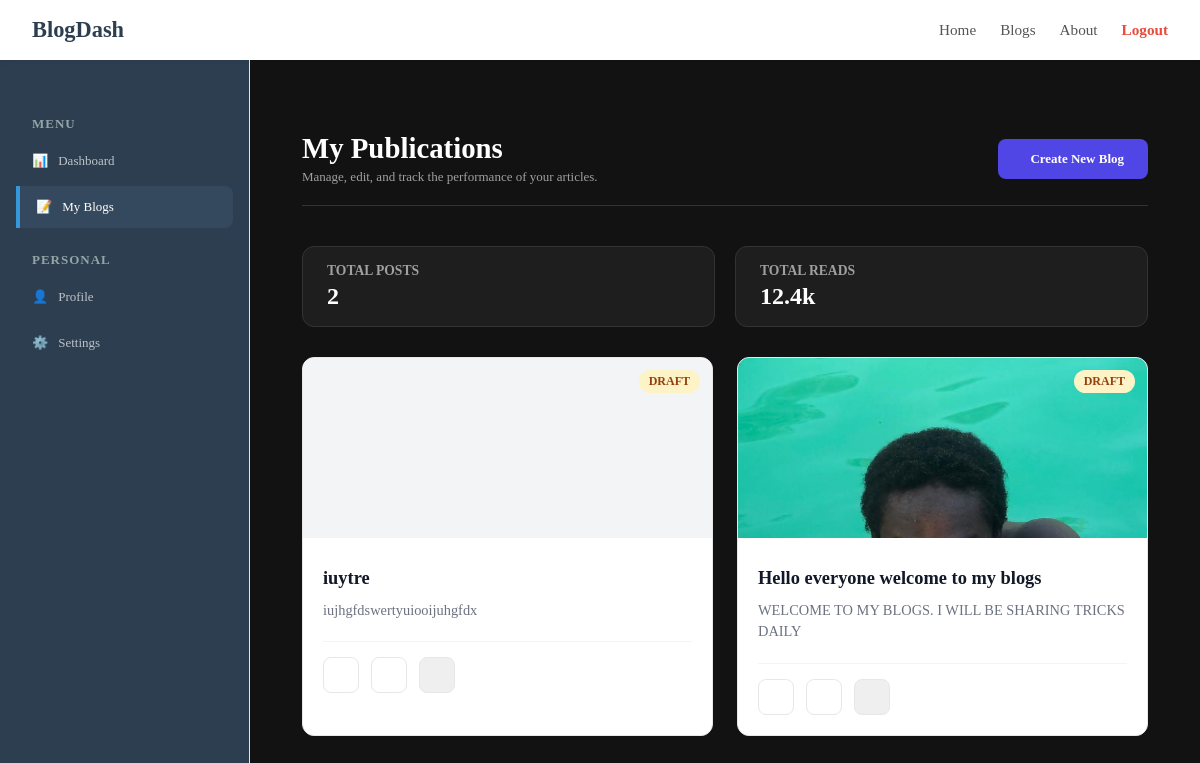
Screenshot of /my-blogs/ (signed in) with the database file from the repository.
### blog/models.py (models this page shows, shortened)
class Post(models.Model):
    title = models.CharField( max_length = 200 )
    content = models.TextField()
    author = models.ForeignKey( Author , on_delete = models.CASCADE , related_name = "posts" )
    post_id = models.CharField( max_length= 255 , blank= True )
    image = models.ImageField( upload_to="post_images/", blank= True )
    date_posted = models.DateTimeField(auto_now_add=True , blank = True )

### blog/views.py (the view)
# urls.py: path("my-blogs/",views.my_blogs , name="my_blogs") ,
@login_required(login_url='user_login')
def my_blogs(request):
    user = request.user
    author = Author.objects.get( user = user )
    total_blogs = author.posts.count()
    return render(request , "blog/my-blogs.html",{
        "user": user ,
        "author": author ,
        "total_posts": total_blogs ,
    })

### blog/context_processors.py (called while the page is built)
def get_time():
    local_time = time.localtime()
    current_second = local_time.tm_sec
    current_minute = local_time.tm_min
    current_weekday = local_time.tm_wday
    current_month = local_time.tm_mon
    current_monthday = local_time.tm_mday
    current_year = local_time.tm_year
    return f"{current_second}{current_minute}{current_weekday}{current_month}{current_monthday}{current_year}"

def css_js_latest(request):
    latest =  get_time()
    return{
        "css_latest": latest ,
        "js_latest": latest
    }

def supported_theme_mode(request):
    themes = {
        "🌞Light Mode":"light" ,
        "🌙Dark mode":"dark" ,
    }
    return { "supported_theme_mode":themes }

def supported_font_families(request):
    fonts = {
        "sans-serif":"sans-serif" ,
        "Courier New":"Courier New",
        "Courier":"Courier",
        "monospace":"monospace",
        "Franklin Gothic Medium":"Franklin Gothic Medium",
        "Arial Narrow":"Arial Narrow",
        "Arial":"Arial",
        "Gill Sans":"Gill Sans",
        "Gill Sans MT":"Gill Sans MT",
        "Calibri":"Calibri",
        "Trebuchet MS":"Trebuchet MS",
        "Segoe UI":"Trebuchet MS",
        "Tahoma":"Trebuchet MS",
        "Geneva":"Trebuchet MS",
        "Verdana":"Trebuchet MS",
        "Helvetica":"Trebuchet MS",
        "Impact":"Impact",
        "Haettenschweiler":"Haettenschweiler",
        "Arial Narrow Bold":"Haettenschweiler",
    }
    return {"supported_font_families":fonts}

def supported_font_sizes(request):
    font_sizes = {
        "Smaller":"smaller",
        "Small":"small",
        "Medium":"meduim",
        "Large":"large" ,
        "Larger":"larger"
    }
    return{ "supported_font_sizes":font_sizes }

def supported_languages(request):
    languages = {
        "English":"english" ,
        "Swahili":"swahili" ,
        "Francais":"francais",
    }
    return {"supported_languages":languages}

### blog/views.py (called while the page is built)
def user_is_authenticated(user):
    user_is_valid = user.is_authenticated
    return [ user , user_is_valid]

### blog/templates/blog/my-blogs.html (shortened to what this page needs)
{% extends "blog/base.html" %}
{% load static %}
{% block extra_css %}
<link rel="stylesheet" href="{% static 'blog/css/my-blogs.css' %}?v={{css_latest}}">
{% endblock %}
{% block content %}
<div class="blogs-container">
    <header class="blogs-header">
        <div class="header-text">
            <h1>My Publications</h1>
            <p>Manage, edit, and track the performance of your articles.</p>
        </div>
        <a href="" class="add-blog-btn">
            Create New Blog
        </a>
    </header>
    <section class="blogs-stats">
        <div class="stat-card">
            <span class="stat-label">Total Posts</span>
            <span class="stat-number">{{ total_posts }}</span>
        </div>
        <div class="stat-card">
            <span class="stat-label">Total Reads</span>
            <span class="stat-number">12.4k</span>
        </div>
    </section>
    <div class="blogs-grid">
        {% for blog in author.posts.all %}
        <article class="blog-card" id="{{blog.post_id}}">
            <div class="blog-image">
                {% if blog.image %}
                    <img src="{{ blog.image.url }}" alt="{{ blog.title }}">
                {% else %}
                    <div class="image-placeholder">
                    </div>
                {% endif %}
                <span class="status-badge {% if blog.is_published %}published{% else %}draft{% endif %}">
                    {{ blog.is_published|yesno:"Published,Draft" }}
                </span>
            </div>
            <div class="blog-content">
                <h3 class="blog-title">{{ blog.title }}</h3>
                <p class="blog-excerpt">{{ blog.content|truncatewords:15 }}</p>
                <div class="blog-actions">
                    <a href="" class="action-btn edit" title="Edit">
                    </a>
                    <a href="" class="action-btn view" title="View">
                    </a>
                    <button class="action-btn delete" title="Delete">
                    </button>
                </div>
            </div>
        </article>
        {% endfor %}
    </div>
</div>
{% endblock %}

### blog/static/blog/css/base.css (style rules this page uses)
* { margin: 0; padding: 0; box-sizing: border-box; }
body { font-family: -apple-system, BlinkMacSystemFont, "Segoe UI", Roboto, sans-serif; background-color: #f4f6f8; color: #333; overflow-x: hidden; }

### blog/static/blog/css/my-blogs.css (style rules this page uses)
:root { --blog-primary: #4f46e5; --blog-success: #10b981; --blog-warning: #f59e0b; --blog-text: #111827; --blog-muted: #6b7280; --blog-border: #e5e7eb; --blog-bg: #ffffff; }
body.dark-theme { background-color: #121212 !important; }
body.dark-theme .app-container, body.dark-theme .auth-main-content, body.dark-theme .blogs-container { background-color: #121212 !important; color: #ffffff !important; }
body.dark-theme .header-text h1 { color: #ffffff !important; }
body.dark-theme .header-text p { color: #a0a0a0 !important; }
body.dark-theme .stat-card { background-color: #1e1e1e !important; border: 1px solid #333333 !important; }
body.dark-theme .stat-number { color: #ffffff !important; }
body.dark-theme .stat-label { color: #a0a0a0 !important; }
body.dark-theme .blogs-header { border-bottom: 1px solid #333333 !important; }
.blogs-container { max-width: 1200px; margin: 40px auto; padding: 0 20px; }
.blogs-header { display: flex; justify-content: space-between; align-items: center; margin-bottom: 40px; padding-bottom: 20px; border-bottom: 1px solid var(--blog-border); }
.header-text h1 { font-size: 1.8rem; font-weight: 800; color: var(--blog-text); }
.header-text p { color: var(--blog-muted); margin-top: 4px; }
.add-blog-btn { background: var(--blog-primary); color: white; padding: 12px 24px; border-radius: 8px; text-decoration: none; font-weight: 600; display: flex; align-items: center; gap: 8px; transition: transform 0.2s, box-shadow 0.2s; }
.blogs-stats { display: flex; gap: 20px; margin-bottom: 30px; }
.stat-card { background: var(--blog-bg); padding: 16px 24px; border-radius: 12px; border: 1px solid var(--blog-border); flex: 1; }
.stat-label { font-size: 0.85rem; color: var(--blog-muted); text-transform: uppercase; font-weight: 600; }
.stat-number { display: block; font-size: 1.5rem; font-weight: 700; margin-top: 4px; }
.blogs-grid { display: grid; grid-template-columns: repeat(auto-fill, minmax(300px, 1fr)); gap: 24px; }
.blog-card { background: var(--blog-bg); border-radius: 12px; border: 1px solid var(--blog-border); overflow: hidden; transition: filter 0.3s, transform 0.3s; }
.blog-image { position: relative; height: 180px; background: #f3f4f6; }
.blog-image img { width: 100%; height: 100%; object-fit: cover; }
.image-placeholder { height: 100%; display: flex; align-items: center; justify-content: center; font-size: 3rem; color: #d1d5db; }
.status-badge { position: absolute; top: 12px; right: 12px; padding: 4px 10px; border-radius: 20px; font-size: 0.75rem; font-weight: 700; text-transform: uppercase; }
.status-badge.draft { background: #fef3c7; color: #92400e; }
.blog-content { padding: 20px; }
.blog-title { margin: 8px 0; font-size: 1.15rem; line-height: 1.4; color: var(--blog-text); }
.blog-excerpt { font-size: 0.9rem; color: var(--blog-muted); line-height: 1.5; margin-bottom: 20px; }
.blog-actions { display: flex; gap: 12px; padding-top: 15px; border-top: 1px solid #f3f4f6; }
.action-btn { width: 36px; height: 36px; border-radius: 8px; display: flex; align-items: center; justify-content: center; text-decoration: none; border: 1px solid var(--blog-border); transition: all 0.2s; }
.action-btn.edit { color: var(--blog-primary); }
.action-btn.view { color: var(--blog-muted); }
.action-btn.delete { color: var(--blog-danger); }

### rows the page displays
Post: is_published "DRAFT", title "iuytre", content "iujhgfdswertyuiooijuhgfdx"
Post: image (picture), is_published "DRAFT", title "Hello everyone welcome to my blogs", content "WELCOME TO MY BLOGS. I WILL BE SHARING TRICKS DAILY"

### other values shown
{{ total_posts }} "2"
